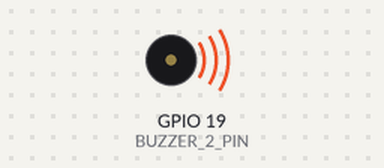
The program below on a simulated ESP32. Parts: buzzer (waves = sounding). What the program prints to the serial monitor is not drawn.

Above: at 1.3 s.
At 6.57 s:
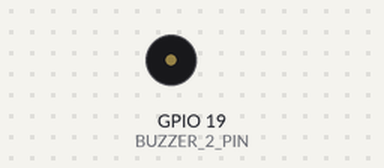
Timing chart, 0 to 17.6 s (numbered marks = the images above):
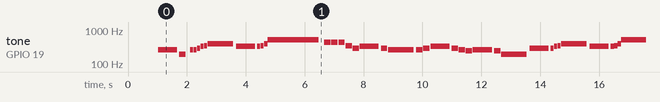

The program:

main.cpp
```cpp
#include <Arduino.h>

/*
  ====================================================================
  ZELDA: A LINK TO THE PAST (SNES) - TEMA PRINCIPAL (POLIFONIA 2 BUZZERS)
  ====================================================================
  Conexões do Hardware:
  - Buzzer 1 (Melodia Principal) : Pino GPIO 18 (+) e GND (-)
  - Buzzer 2 (Harmonia / Baixo)  : Pino GPIO 19 (+) e GND (-)

  * NOTA: Certifique-se de usar Buzzers PASSIVOS (Piezoelétricos).
  ====================================================================
*/

// Definindo o tempo base (BPM)
#define TEMPO_BPM 125
#define Q_NOTE (60000 / TEMPO_BPM)           // Semínima (Quarter note) ~480ms
#define H_NOTE (Q_NOTE * 2)                  // Mínima (Half note) ~960ms
#define W_NOTE (Q_NOTE * 4)                  // Semibreve (Whole note) ~1920ms
#define E_NOTE (Q_NOTE / 2)                  // Colcheia (Eighth note) ~240ms
#define S_NOTE (Q_NOTE / 4)                  // Semicolcheia (Sixteenth note) ~120ms
#define DQ_NOTE (Q_NOTE + E_NOTE)            // Semínima pontuada ~720ms
#define DE_NOTE (E_NOTE + S_NOTE)            // Colcheia pontuada ~360ms

// Tabela de Frequências (Hz)
#define REST 0

#define NOTE_C3  131
#define NOTE_CS3 139
#define NOTE_D3  147
#define NOTE_DS3 156
#define NOTE_E3  165
#define NOTE_F3  175
#define NOTE_FS3 185
#define NOTE_G3  196
#define NOTE_GS3 208
#define NOTE_A3  220
#define NOTE_AS3 233
#define NOTE_B3  247

#define NOTE_C4  262
#define NOTE_CS4 277
#define NOTE_D4  294
#define NOTE_DS4 311
#define NOTE_E4  330
#define NOTE_F4  349
#define NOTE_FS4 370
#define NOTE_G4  392
#define NOTE_GS4 415
#define NOTE_A4  440
#define NOTE_AS4 466
#define NOTE_B4  494

#define NOTE_C5  523
#define NOTE_CS5 554
#define NOTE_D5  587
#define NOTE_DS5 622
#define NOTE_E5  659
#define NOTE_F5  698
#define NOTE_FS5 740
#define NOTE_G5  784
#define NOTE_GS5 831
#define NOTE_A5  880
#define NOTE_AS5 932
#define NOTE_B5  988

#define NOTE_C6  1047
#define NOTE_D6  1175
#define NOTE_E6  1319
#define NOTE_F6  1397
#define NOTE_G6  1568
#define NOTE_A6  1760

// Configuração dos Pinos do ESP32
#define BUZZER_1_PIN 18  // Voz 1: Melodia
#define BUZZER_2_PIN 19  // Voz 2: Harmonia / Acompanhamento

#define CHAN_1 0
#define CHAN_2 1

struct NoteStep {
    uint16_t freq1;    // Frequência do Buzzer 1 (Melodia)
    uint16_t freq2;    // Frequência do Buzzer 2 (Harmonia)
    uint16_t duration; // Duração do passo em ms
};

// Partitura Polifônica do Tema de Zelda (SNES Overworld Theme em Dó Maior)
const NoteStep zeldaTheme[] = {
    // --- INTRODUÇÃO / FANFARRA ---
    {NOTE_C5,  NOTE_C4,  DQ_NOTE},
    {NOTE_G4,  NOTE_G3,  E_NOTE},
    {REST,     REST,     S_NOTE},
    {NOTE_C5,  NOTE_C4,  S_NOTE},
    {NOTE_C5,  NOTE_C4,  S_NOTE},
    {NOTE_D5,  NOTE_D4,  S_NOTE},
    {NOTE_E5,  NOTE_E4,  S_NOTE},
    {NOTE_F5,  NOTE_F4,  S_NOTE},
    {NOTE_G5,  NOTE_G4,  H_NOTE},

    // --- TEMA PRINCIPAL (PARTE A) ---
    {NOTE_G5,  NOTE_E4,  DQ_NOTE},
    {NOTE_G5,  NOTE_E4,  S_NOTE},
    {NOTE_A5,  NOTE_F4,  S_NOTE},
    {NOTE_B5,  NOTE_G4,  S_NOTE},
    {NOTE_C6,  NOTE_C5,  W_NOTE},

    {NOTE_C6,  NOTE_A4,  E_NOTE},
    {NOTE_C6,  NOTE_A4,  E_NOTE},
    {NOTE_C6,  NOTE_A4,  E_NOTE},
    {NOTE_A5,  NOTE_F4,  E_NOTE},
    {NOTE_F5,  NOTE_D4,  E_NOTE},
    {NOTE_G5,  NOTE_E4,  DQ_NOTE},
    {NOTE_F5,  NOTE_D4,  E_NOTE},
    {NOTE_E5,  NOTE_C4,  H_NOTE},

    {NOTE_E5,  NOTE_C4,  E_NOTE},
    {NOTE_F5,  NOTE_D4,  E_NOTE},
    {NOTE_G5,  NOTE_E4,  DQ_NOTE},
    {NOTE_F5,  NOTE_D4,  E_NOTE},
    {NOTE_E5,  NOTE_C4,  E_NOTE},
    {NOTE_D5,  NOTE_B3,  E_NOTE},
    {NOTE_E5,  NOTE_C4,  DQ_NOTE},
    {NOTE_D5,  NOTE_B3,  E_NOTE},
    {NOTE_C5,  NOTE_G3,  H_NOTE},

    // --- SUBIDA DE TENSÃO (PARTE B) ---
    {NOTE_F5,  NOTE_D4,  DQ_NOTE},
    {NOTE_F5,  NOTE_D4,  S_NOTE},
    {NOTE_G5,  NOTE_E4,  S_NOTE},
    {NOTE_A5,  NOTE_F4,  S_NOTE},
    {NOTE_B5,  NOTE_G4,  H_NOTE},

    {NOTE_G5,  NOTE_E4,  DQ_NOTE},
    {NOTE_G5,  NOTE_E4,  S_NOTE},
    {NOTE_A5,  NOTE_F4,  S_NOTE},
    {NOTE_B5,  NOTE_G4,  S_NOTE},
    {NOTE_C6,  NOTE_C5,  H_NOTE},

    {NOTE_D6,  NOTE_F5,  H_NOTE},
    {NOTE_C6,  NOTE_E5,  H_NOTE},
    {NOTE_B5,  NOTE_D5,  H_NOTE},
    {NOTE_C6,  NOTE_C5,  W_NOTE},

    // Pausa antes de repetir o loop
    {REST,     REST,     1000}
};

const size_t totalNotes = sizeof(zeldaTheme) / sizeof(NoteStep);

// Função de compatibilidade do motor PWM LEDC do ESP32 (Core v2.x e v3.x)
void setTone(uint8_t pin, uint8_t channel, uint16_t freq) {
    if (freq == REST) {
#if defined(ESP_ARDUINO_VERSION_MAJOR) && ESP_ARDUINO_VERSION_MAJOR >= 3
        ledcWriteTone(pin, 0);
#else
        ledcWriteTone(channel, 0);
#endif
    } else {
#if defined(ESP_ARDUINO_VERSION_MAJOR) && ESP_ARDUINO_VERSION_MAJOR >= 3
        ledcWriteTone(pin, freq);
#else
        ledcWriteTone(channel, freq);
#endif
    }
}

void setupBuzzer(uint8_t pin, uint8_t channel) {
#if defined(ESP_ARDUINO_VERSION_MAJOR) && ESP_ARDUINO_VERSION_MAJOR >= 3
    ledcAttach(pin, 2000, 8);
#else
    ledcSetup(channel, 2000, 8);
    ledcAttachPin(pin, channel);
#endif
}

void setup() {
    Serial.begin(115200);
    delay(1000);

    Serial.println("\n=============================================");
    Serial.println("   ZELDA: A LINK TO THE PAST - ESP32 MUSIC");
    Serial.println("=============================================");
    Serial.println("Buzzer 1 (Melodia) : GPIO 18");
    Serial.println("Buzzer 2 (Harmonia): GPIO 19");
    Serial.println("Iniciando reprodução polifônica...");
    Serial.println("=============================================\n");

    setupBuzzer(BUZZER_1_PIN, CHAN_1);
    setupBuzzer(BUZZER_2_PIN, CHAN_2);
}

void loop() {
    Serial.println("▶ Tocando Tema do Zelda...");

    for (size_t i = 0; i < totalNotes; i++) {
        uint16_t f1 = zeldaTheme[i].freq1;
        uint16_t f2 = zeldaTheme[i].freq2;
        uint16_t dur = zeldaTheme[i].duration;

        // Imprime nota atual no Serial Monitor
        Serial.printf("[%02d/%02d] B1: %4d Hz | B2: %4d Hz | Dur: %d ms\n",
                      (int)i + 1, (int)totalNotes, f1, f2, dur);

        // Toca as duas frequências simultaneamente nos 2 buzzers
        setTone(BUZZER_1_PIN, CHAN_1, f1);
        setTone(BUZZER_2_PIN, CHAN_2, f2);

        // Duração da nota
        delay(dur * 0.90);

        // Breve articulação de staccato (silêncio) entre as notas para som mais limpo
        setTone(BUZZER_1_PIN, CHAN_1, REST);
        setTone(BUZZER_2_PIN, CHAN_2, REST);
        delay(dur * 0.10);
    }

    Serial.println("✔ Fim da música. Reiniciando em 3 segundos...\n");
    delay(3000);
}
```

Measured:
- by itself, tone on GPIO 19 (BUZZER_2_PIN): plays 262 Hz for 0.65 s, 196 Hz for 0.22 s, 262 Hz for 0.11 s, 262 Hz for 0.11 s, 294 Hz for 0.11 s, 330 Hz for 0.11 s … (226 notes in this stretch)
